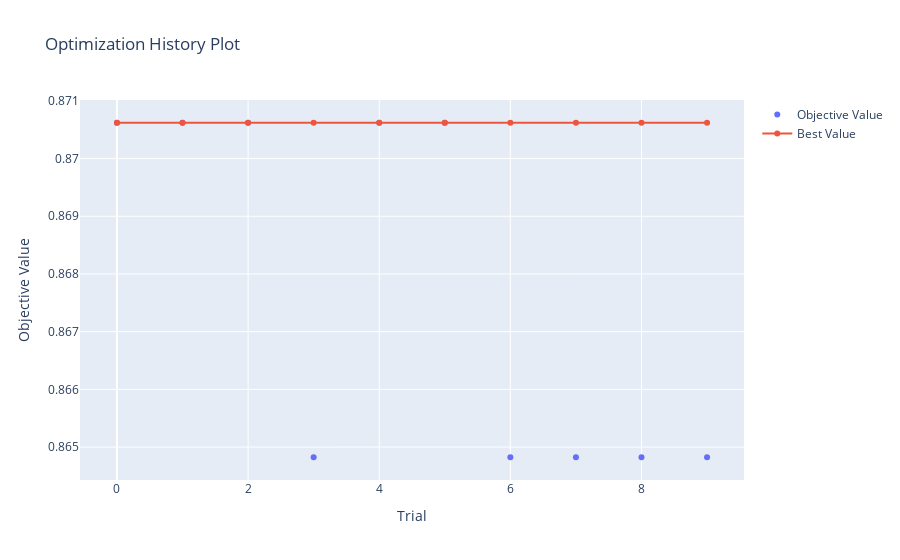

The cell this chart's notebook holds for it:
### Code cell
optuna_study.results()

### Figure 1 — Plotly figure (JSON) as saved in the notebook; plotly's stock layout.template omitted (floating-point values rounded to 4 significant figures)
{"data": [{"mode": "markers", "name": "Objective Value", "type": "scatter", "x": [0, 1, 2, 3, 4, 5, 6, 7, 8, 9], "y": [0.8706, 0.8706, 0.8706, 0.8648, 0.8706, 0.8706, 0.8648, 0.8648, 0.8648, 0.8648]}, {"name": "Best Value", "type": "scatter", "x": [0, 1, 2, 3, 4, 5, 6, 7, 8, 9], "y": [0.8706, 0.8706, 0.8706, 0.8706, 0.8706, 0.8706, 0.8706, 0.8706, 0.8706, 0.8706]}], "layout": {"title": {"text": "Optimization History Plot"}, "xaxis": {"title": {"text": "Trial"}}, "yaxis": {"title": {"text": "Objective Value"}}}}
